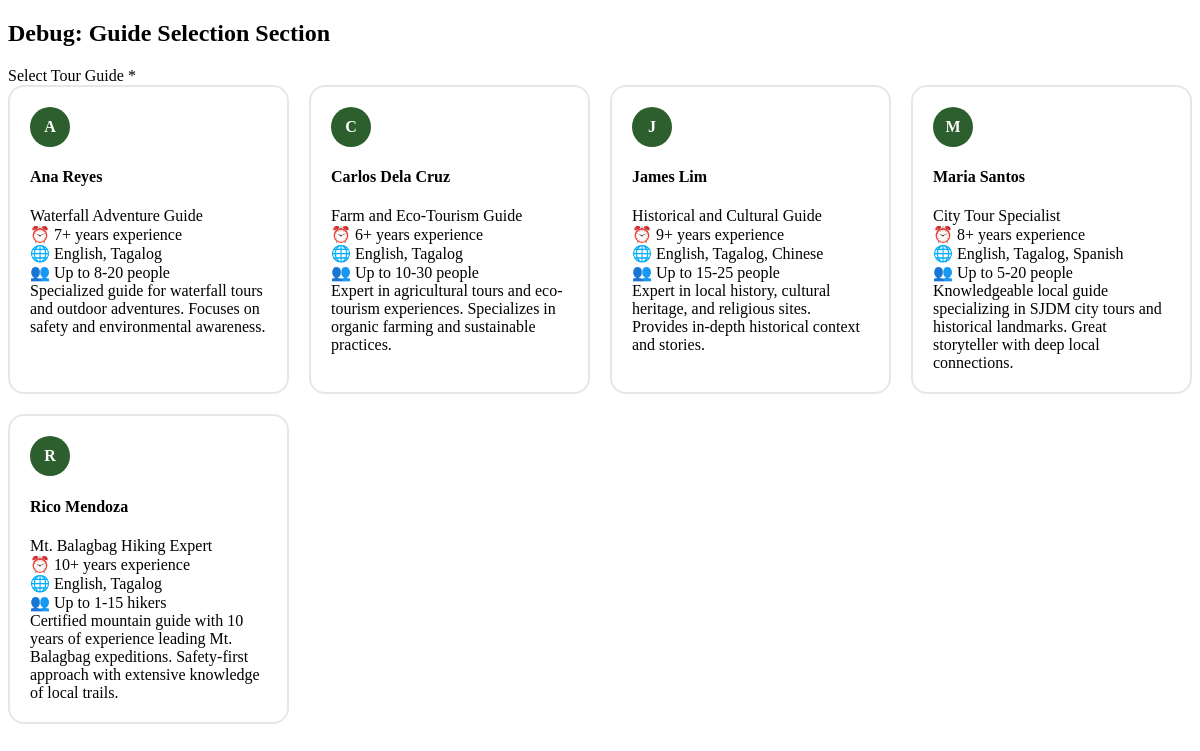
/sjdm-user/debug_book.php, run on an earlier commit of the app's database.
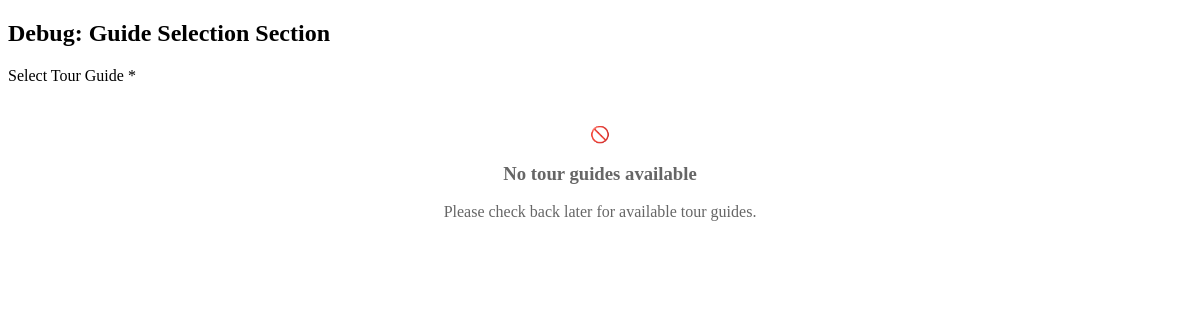
And on a later commit of the database.
### tables this page shows
CREATE TABLE `tour_guides` (
  `id` int(11) NOT NULL,
  `user_id` int(11) DEFAULT NULL,
  `name` varchar(100) NOT NULL,
  `specialty` varchar(200) DEFAULT NULL,
  `category` enum('mountain','city','farm','waterfall','historical','general') NOT NULL DEFAULT 'general',
  `description` text DEFAULT NULL,
  `bio` text DEFAULT NULL,
  `areas_of_expertise` text DEFAULT NULL,
  `rating` decimal(3,2) DEFAULT 0.00,
  `review_count` int(11) DEFAULT 0,
  `price_range` varchar(100) DEFAULT NULL,
  `price_min` decimal(10,2) DEFAULT NULL,
  `price_max` decimal(10,2) DEFAULT NULL,
  `languages` varchar(200) DEFAULT NULL,
  `contact_number` varchar(20) DEFAULT NULL,
  `email` varchar(100) DEFAULT NULL,
  `schedules` text DEFAULT NULL,
  `experience_years` int(11) DEFAULT NULL,
  `group_size` varchar(50) DEFAULT NULL,
  `verified` tinyint(1) DEFAULT 0,
  `total_tours` int(11) DEFAULT 0,
  `photo_url` varchar(500) DEFAULT NULL,
  `status` enum('active','inactive') DEFAULT 'active',
  `created_at` timestamp NOT NULL DEFAULT current_timestamp(),
  `updated_at` timestamp NOT NULL DEFAULT current_timestamp() ON UPDATE current_timestamp(),
  `resume` varchar(500) DEFAULT NULL
);

### sjdm-user/debug_book.php (the view, shortened to what this page needs)
<?php
$preselected_guide = $_GET['guide'] ?? '';
try {
    $conn = getDatabaseConnection();
    if ($conn) {
        $tour_guides = [];
        $guidesStmt = $conn->prepare("SELECT id, name, specialty, category, verified, experience_years, languages, group_size, description FROM tour_guides WHERE verified = 1 AND status = 'active' ORDER BY name ASC");
        if ($guidesStmt) {
            $guidesStmt->execute();
            $guidesResult = $guidesStmt->get_result();
            while ($guide = $guidesResult->fetch_assoc()) {
                $tour_guides[] = [
                    'id' => $guide['id'],
                    'name' => $guide['name'],
                    'specialty' => $guide['specialty'],
                    'category' => $guide['category'],
                    'verified' => $guide['verified'],
                    'experience' => $guide['experience_years'] ? $guide['experience_years'] . '+ years' : '5+ years',
                    'languages' => $guide['languages'] ?? 'English, Tagalog',
                    'max_group_size' => $guide['group_size'] ?? '10 guests',
                    'description' => $guide['description'] ?? 'Experienced tour guide ready to show you the best of San Jose del Monte.'
                ];
            }
        }
    } else {
        $tour_guides = [];
    }
} catch (Exception $e) {
    $tour_guides = [];
}
?>
<!DOCTYPE html>
<html>
<head>
</head>
<body>
    <h2>Debug: Guide Selection Section</h2>
    <div class="guide-selection-section">
        <label>Select Tour Guide *</label>
        <div class="guide-selection-grid">
            <?php if (!empty($tour_guides)): ?>
                <?php foreach ($tour_guides as $guide): ?>
                    <div class="guide-selection-card <?php echo ($preselected_guide == $guide['id']) ? 'selected' : ''; ?>" data-guide-id="<?php echo $guide['id']; ?>" onclick="selectGuide(<?php echo $guide['id']; ?>)">
                        <div class="guide-card-header">
                            <div class="guide-avatar">
                                <?php echo strtoupper(substr($guide['name'], 0, 1)); ?>
                            </div>
                            <div class="guide-info">
                                <h4><?php echo htmlspecialchars($guide['name']); ?></h4>
                                <span class="guide-specialty"><?php echo htmlspecialchars($guide['specialty']); ?></span>
                            </div>
                        </div>
                        <div class="guide-details">
                            <div class="guide-detail">
                                <span>⏰</span>
                                <?php echo htmlspecialchars($guide['experience']); ?> experience
                            </div>
                            <div class="guide-detail">
                                <span>🌐</span>
                                <?php echo htmlspecialchars($guide['languages']); ?>
                            </div>
                            <div class="guide-detail">
                                <span>👥</span>
                                Up to <?php echo htmlspecialchars($guide['max_group_size']); ?>
                            </div>
                        </div>
                        <div class="guide-description">
                            <?php echo htmlspecialchars($guide['description']); ?>
                        </div>
                    </div>
                <?php endforeach; ?>
            <?php else: ?>
                <div class="no-guides-message">
                    <span>🚫</span>
                    <h3>No tour guides available</h3>
                    <p>Please check back later for available tour guides.</p>
                </div>
            <?php endif; ?>
        </div>
    </div>
</body>
</html>

What changed in the data, as far as the page shows it:
removed tour_guides: name "A", name "Ana Reyes", specialty "Waterfall Adventure Guide", experience "7+ years", languages "English, Tagalog", group_size "8-20 people", description "Specialized guide for waterfall tours and outdoor adventures. Focuses on safety and environmental awareness."
removed tour_guides: name "C", name "Carlos Dela Cruz", specialty "Farm and Eco-Tourism Guide", experience "6+ years", languages "English, Tagalog", group_size "10-30 people", description "Expert in agricultural tours and eco-tourism experiences. Specializes in organic farming and sustainable practices."
removed tour_guides: name "J", name "James Lim", specialty "Historical and Cultural Guide", experience "9+ years", languages "English, Tagalog, Chinese", group_size "15-25 people", description "Expert in local history, cultural heritage, and religious sites. Provides in-depth historical context and stories."
removed tour_guides: name "M", name "Maria Santos", specialty "City Tour Specialist", experience "8+ years", languages "English, Tagalog, Spanish", group_size "5-20 people", description "Knowledgeable local guide specializing in SJDM city tours and historical landmarks. Great storyteller with deep local connections."
removed tour_guides: name "R", name "Rico Mendoza", specialty "Mt. Balagbag Hiking Expert", experience "10+ years", languages "English, Tagalog", group_size "1-15 hikers", description "Certified mountain guide with 10 years of experience leading Mt. Balagbag expeditions. Safety-first approach with extensive knowledge of local trails."
Also different on the page:
text now shown: "🚫 No tour guides available Please check back later for available tour guides."
